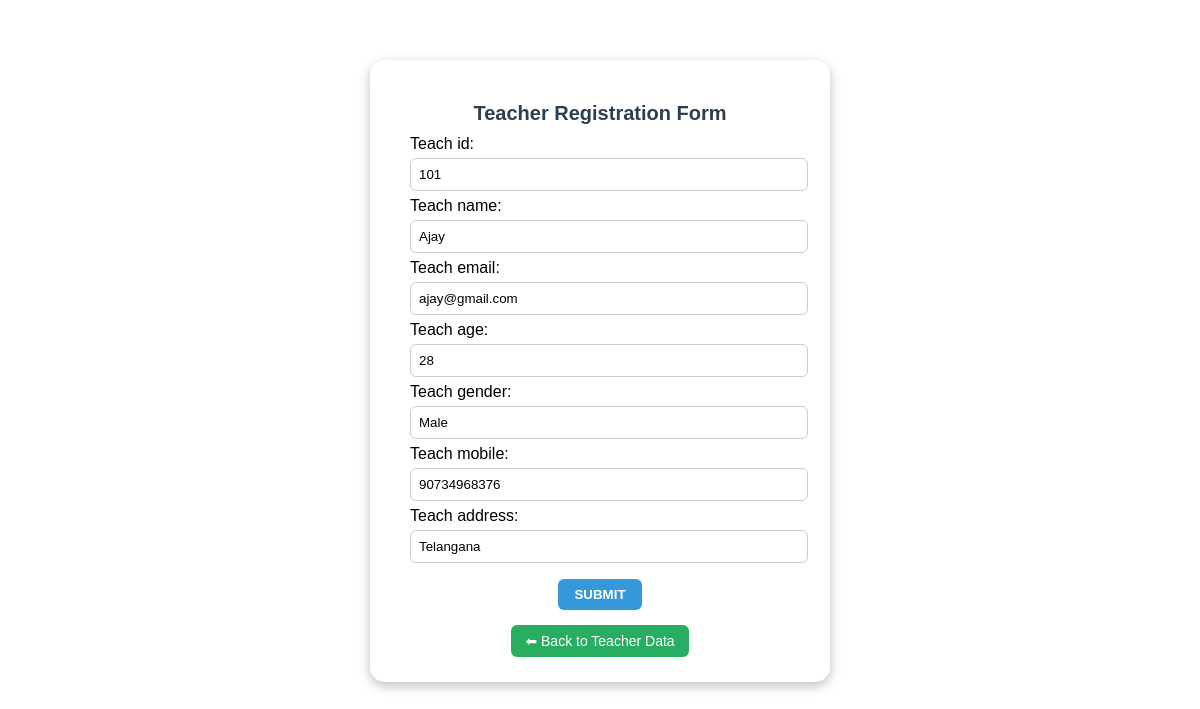
Screenshot of /teach_up1/1/ with the database file from the repository.
### app1/models.py (models this page shows, shortened)
class teacher(models.Model):
    teach_id = models.IntegerField()
    teach_name = models.CharField(max_length=50)
    teach_email = models.EmailField(unique=True)
    teach_age = models.IntegerField()
    teach_gender = models.CharField(max_length=20)
    teach_mobile = models.BigIntegerField()
    teach_address = models.CharField(max_length=100)

### app1/views.py (the view)
# urls.py: path('teach_up1/<int:id>/',teach_update, name='teach_up1'),
def teach_update(request,id):
    data = teacher.objects.get(id=id)
    if request.method == 'POST':
        form = teach_form(request.POST, instance=data)
        if form.is_valid():
            form.save()
            return redirect('teach_de')
    else:
        form = teach_form(instance=data)
    context = {
        'form' : form
    }
    return render(request, 'teacher/teach_form.html', context)

### app1/forms.py
class teach_form(forms.ModelForm):
    class Meta:
        model = teacher
        fields = '__all__'

### templates/teacher/teach_form.html (shortened to what this page needs)
{% load static %}
<!DOCTYPE html>
<html lang="en">
<head>
    <link rel="stylesheet" href="{% static 'teacher/teafo.css' %}">
</head>
<body>
    <div class="form-wrapper">
        <div class="form-container">
            <h2>Teacher Registration Form</h2>
            <form method="post">
                {{ form.as_p }}
                <button type="submit" class="btn">SUBMIT</button>
            </form>
            <a href="{% url 'teach_de' %}" class="back-btn">⬅ Back to Teacher Data</a>
        </div>
    </div>
</body>
</html>

### static/teacher/teafo.css (style rules this page uses)
body { background-image: url('https://images.unsplash.com/photo-1503676260728-1c00da094a0b?auto=format&fit=crop&w=1200&q=80'); background-size: cover; background-position: center; background-repeat: no-repeat; font-family: 'Poppins', sans-serif; display: flex; justify-content: center; align-items: flex-start; min-height: 100vh; margin: 0; padding-top: 60px; }
.form-wrapper { display: flex; justify-content: center; width: 100%; }
.form-container { background: rgba(255, 255, 255, 0.592); padding: 25px 40px; border-radius: 15px; box-shadow: 0 4px 12px rgba(0, 0, 0, 0.25); width: 380px; text-align: center; }
.form-container h2 { color: #2c3e50; font-size: 20px; margin-bottom: 10px; }
form p { text-align: left; margin: 6px 0; }
input, select, textarea { width: 100%; padding: 8px; margin-top: 5px; border: 1px solid #ccc; border-radius: 6px; outline: none; }
.btn { background-color: #3498db; color: white; border: none; padding: 8px 16px; border-radius: 6px; margin-top: 10px; cursor: pointer; font-weight: bold; transition: 0.3s ease; }
.back-btn { display: inline-block; margin-top: 15px; text-decoration: none; background-color: #27ae60; color: white; padding: 8px 14px; border-radius: 6px; font-size: 14px; transition: 0.3s; }

### rows the page displays
teacher: teach_id "101", teach_name "Ajay", teach_email "ajay@gmail.com", teach_age "28", teach_gender "Male", teach_mobile "90734968376", teach_address "Telangana"
